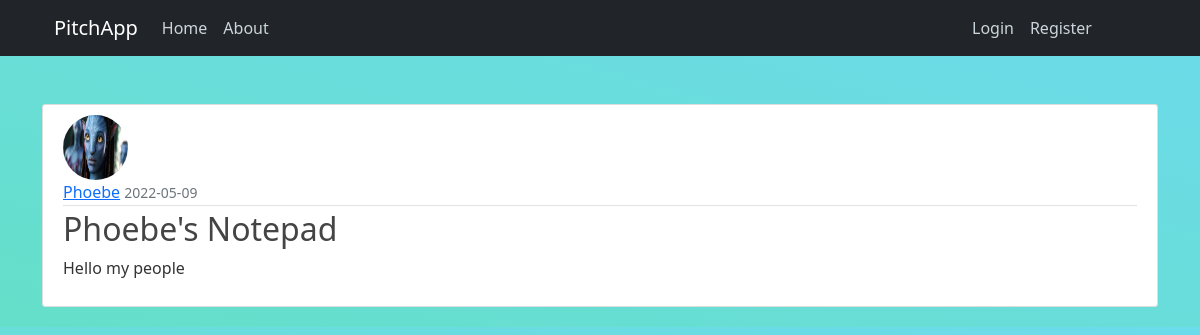
Screenshot of /post/2 with the database file from the repository.
### pitchapp/models.py (models this page shows, shortened)
class User(db.Model, UserMixin):
    id = db.Column(db.Integer, primary_key=True)
    username = db.Column(db.String(20), unique=True, nullable=False)
    email = db.Column(db.String(150), unique=True, nullable=False)
    image_file = db.Column(db.String(20), nullable=False, default='default.jpg')
    password = db.Column(db.String(70), nullable=False)
    posts = db.relationship('Post', backref='author', lazy=True)

class Post(db.Model):
    id = db.Column(db.Integer, primary_key=True)
    title = db.Column(db.String(120), nullable=False)
    date_posted = db.Column(db.DateTime, nullable=False, default=datetime.utcnow)
    content = db.Column(db.Text, nullable=False)
    user_id = db.Column(db.Integer, db.ForeignKey('user.id'), nullable=False)

### pitchapp/posts/routes.py (the view)
@posts.route('/post/<int:post_id>')
def post(post_id):
    post = Post.query.get_or_404(post_id)
    return render_template('post.html',title=post.title, post=post)

### pitchapp/templates/post.html (shortened to what this page needs)
{% extends "base.html" %} {% block content %}
<br>
<article class="media content-section">
    <img class="rounded-circle article-img"
        src="{{ url_for('static', filename='profile_picture/' + post.author.image_file) }}" alt="" />
    <div class="media-body">
        <div class="article-metadata">
            <a class="mr-2" href="#">{{ post.author.username }}</a>
            <small class="text-muted">{{ post.date_posted.strftime('%Y-%m-%d') }}</small>
        </div>
        <h2 class="article-title">{{ post.title }}</h2>
        <p class="article-content">{{ post.content }}</p>
    </div>
</article>
{% endblock content %}

### pitchapp/static/main.css (style rules this page uses)
body { background: linear-gradient(to right top,#65dfc9,#6cdbeb); color: #333333; margin-top: 5rem; }
h1, h2, h3, h4, h5, h6 { color: #444444; }
.content-section { background: #ffffff; padding: 10px 20px; border: 1px solid #dddddd; border-radius: 3px; margin-bottom: 20px; }
.article-title { color: #444444; }
.article-content { white-space: pre-line; }
.article-img { height: 65px; width: 65px; margin-right: 16px; }
.article-metadata { padding-bottom: 1px; margin-bottom: 4px; border-bottom: 1px solid #e3e3e3 }

### rows the page displays
User: image_file (placeholder picture), author.username "Phoebe"
Post: date_posted "2022-05-09", title "Phoebe's Notepad", content "Hello my people"
